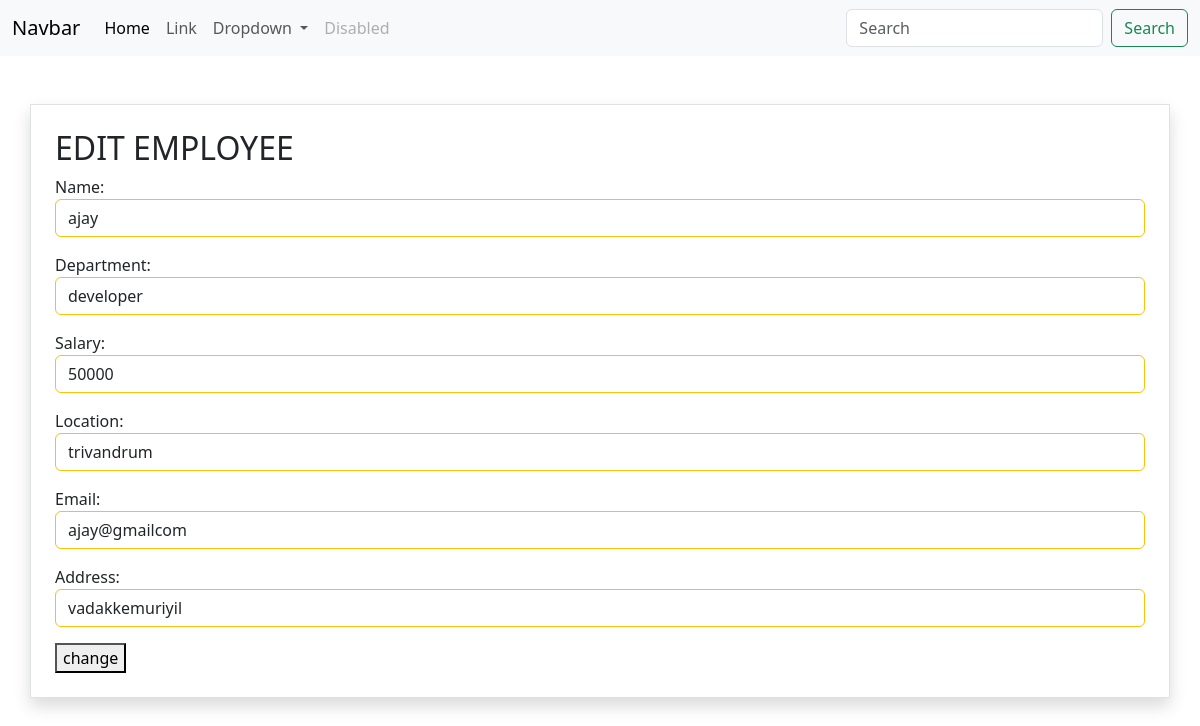
Screenshot of /employee/6/change with the database file from the repository.
### myapp/models.py (models this page shows, shortened)
class Employee(models.Model):
    name=models.CharField(max_length=200)
    department=models.CharField(max_length=200)
    salary=models.PositiveBigIntegerField()
    location=models.CharField(max_length=200)
    email=models.CharField(max_length=200)
    address=models.CharField(max_length=200)

### myapp/views.py (the view, shortened to what this page needs)
# urls.py: path("employee/<int:pk>/change",views.EmployeeUpdateView.as_view(),name="employee-update"),
class EmployeeUpdateView(View):
    def get(self,request,*args,**kwargs):
        id=kwargs.get("pk")
        employee_object=Employee.objects.get(id=id)
        dictionary={
            "name":employee_object.name,
            "department":employee_object.department,
            "salary":employee_object.salary,
            "location":employee_object.location,
            "email":employee_object.email,
            "address":employee_object.address
              }
        form_instance=EmployeeForm(initial=dictionary)
        return render(request,"employee_update.html",{"form":form_instance})

### myapp/forms.py
class EmployeeForm(forms.Form):
    name=forms.CharField(widget=forms.TextInput(attrs={"class":"form-control border border-warning"}))
    department=forms.CharField(widget=forms.TextInput(attrs={"class":"form-control border border-warning"}))
    salary=forms.IntegerField(widget=forms.NumberInput(attrs={"class":"form-control border border-warning"}))
    location=forms.CharField(widget=forms.TextInput(attrs={"class":"form-control border border-warning"}))
    email=forms.CharField(widget=forms.TextInput(attrs={"class":"form-control border border-warning"}))
    address=forms.CharField(widget=forms.TextInput(attrs={"class":"form-control border border-warning"}))

### myapp/templates/employee_update.html (shortened to what this page needs)
{%extends 'base.html'%}
{%block main_block%}
<div class="container border shadow mt-5 p-4">
    <h2>EDIT EMPLOYEE</h2>
    <form action="" method="post">
        {{form.as_p}}
        <button type="submit">change</button>
    </form>
</div>
{%endblock%}

### rows the page displays
Employee: name "ajay", department "developer", salary "50000", location "trivandrum", email "ajay@gmailcom", address "vadakkemuriyil"
